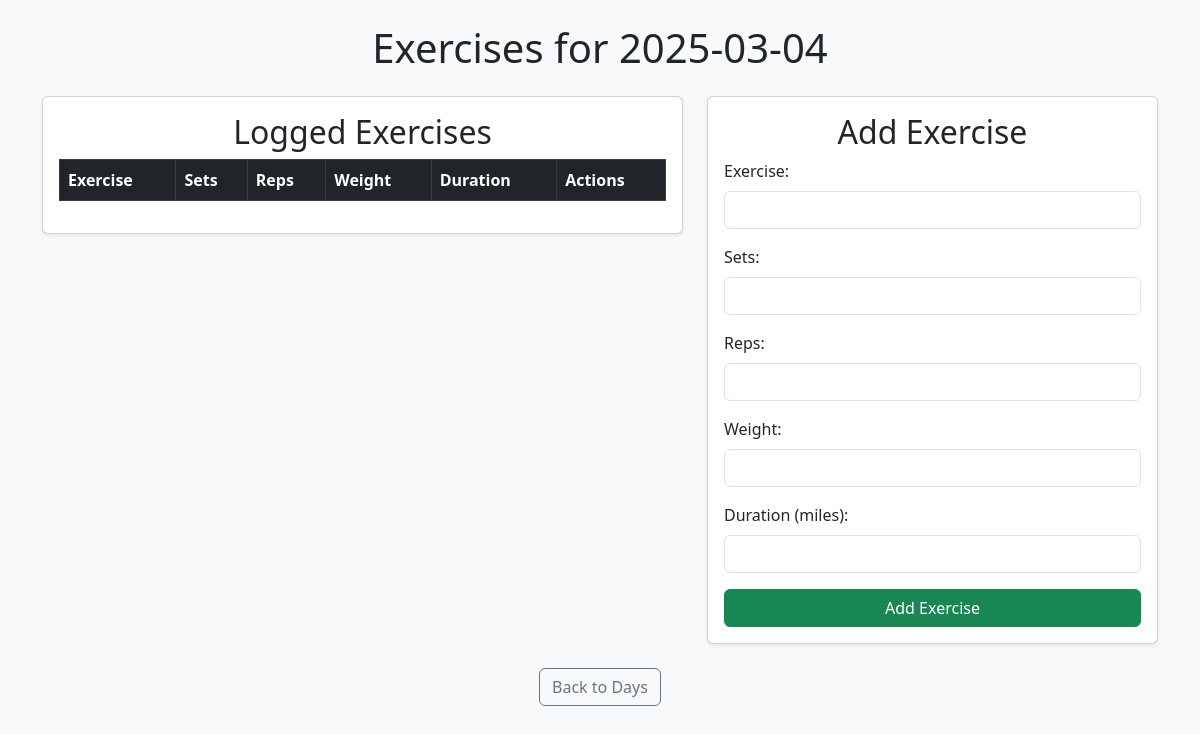
The app's page /day/2025-03-04, older data.
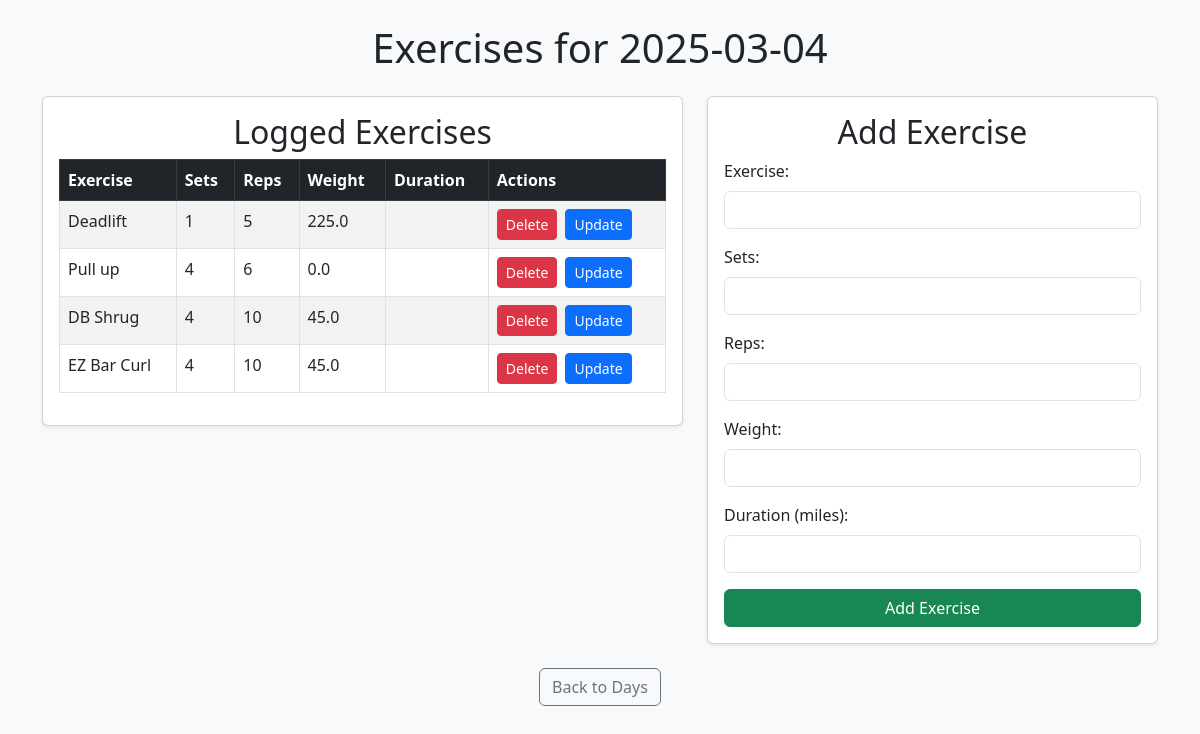
The same page, newer data.
### tables this page shows
CREATE TABLE Workouts (
    id INTEGER PRIMARY KEY AUTOINCREMENT,
    date TEXT NOT NULL,
    exercise TEXT NOT NULL,
    sets INTEGER,
    reps INTEGER,
    weight REAL,
    duration REAL
);

### app.py (the view, shortened to what this page needs)
@app.route("/day/<date>", methods=["GET", "POST"])
def view_workouts_by_day(date):
    conn = get_db_connection()
    workouts = conn.execute("SELECT * FROM Workouts WHERE date = ?", (date,)).fetchall()
    conn.close()
    return render_template("workouts.html", date=date, workouts=workouts)

### app.py (called while the page is built)
def get_db_connection():
    conn = sqlite3.connect(DATABASE)
    conn.row_factory = sqlite3.Row
    return conn

### templates/workouts.html (shortened to what the changed rows need)
<!DOCTYPE html>
<html lang="en">
<head>
    <link href="https://cdn.jsdelivr.net/npm/bootstrap@5.3.0/dist/css/bootstrap.min.css" rel="stylesheet">
</head>
<body class="bg-light">
    <div class="container mt-4">
        <h1 class="text-center mb-4">Exercises for {{ date }}</h1>
        <div class="row">
            <div class="col-md-7">
                <div class="card shadow-sm p-3">
                    <h2 class="text-center">Logged Exercises</h2>
                    <div class="table-responsive">
                        <table class="table table-striped table-bordered">
                            <thead class="table-dark">
                                <tr>
                                    <th>Exercise</th>
                                    <th>Sets</th>
                                    <th>Reps</th>
                                    <th>Weight</th>
                                    <th>Duration</th>
                                    <th>Actions</th>
                                </tr>
                            </thead>
                            <tbody>
                                {% for workout in workouts %}
                                <tr>
                                    <td>{{ workout["exercise"] }}</td>
                                    <td>{{ workout["sets"] }}</td>
                                    <td>{{ workout["reps"] }}</td>
                                    <td>{{ workout["weight"] }}</td>
                                    <td>{{ workout["duration"] }}</td>
                                    <td>
                                        <div class="d-flex gap-2">
                                            <form method="post" action="/delete/{{ workout['id'] }}/{{ date }}">
                                                <button type="submit" class="btn btn-danger btn-sm">Delete</button>
                                            </form>
                                            <form method="get" action="/update/{{ workout['id'] }}/{{ date }}">
                                                <button type="submit" class="btn btn-primary btn-sm">Update</button>
                                            </form>
                                        </div>
                                    </td>
                                </tr>
                                {% endfor %}
                            </tbody>
                        </table>
                    </div>
                </div>
            </div>
            <div class="col-md-5">
                <div class="card shadow-sm p-3">
                    <h2 class="text-center">Add Exercise</h2>
                </div>
            </div>
        </div>
    </div>
</body>
</html>

Row changes from the older to the newer data that the page shows:
added Workouts: exercise "Deadlift", sets "1", reps "5", weight "225.0"
added Workouts: exercise "Pull up", sets "4", reps "6", weight "0.0"
added Workouts: exercise "DB Shrug", sets "4", reps "10", weight "45.0"
added Workouts: exercise "EZ Bar Curl", sets "4", reps "10", weight "45.0"
